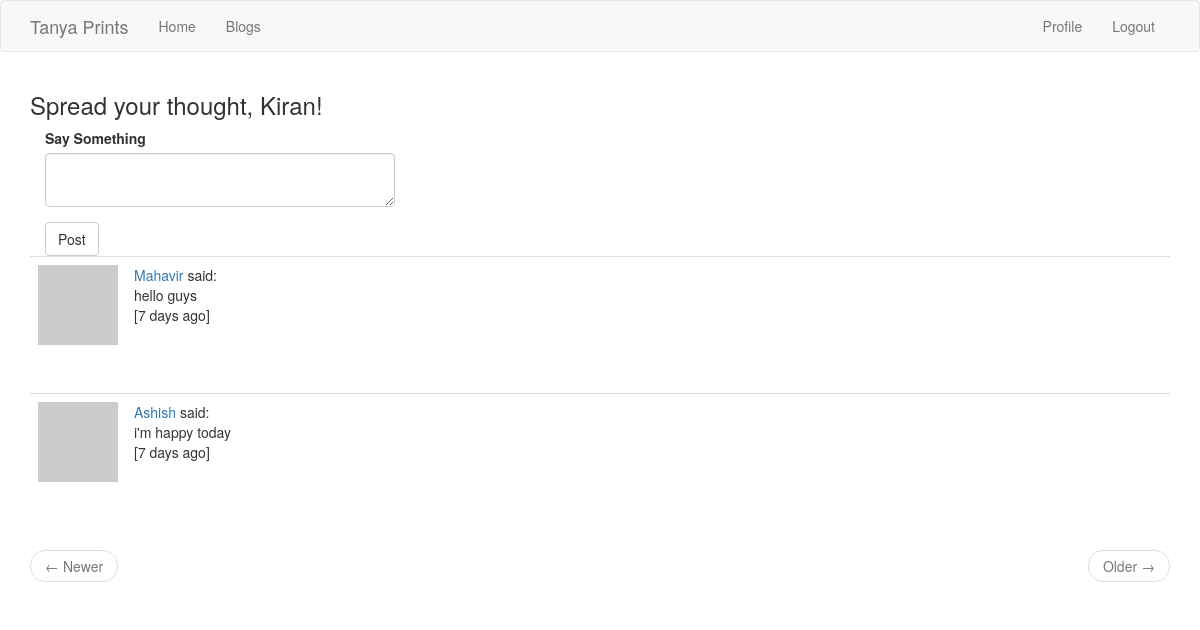
The app's page /index/blogs (signed in), older data.
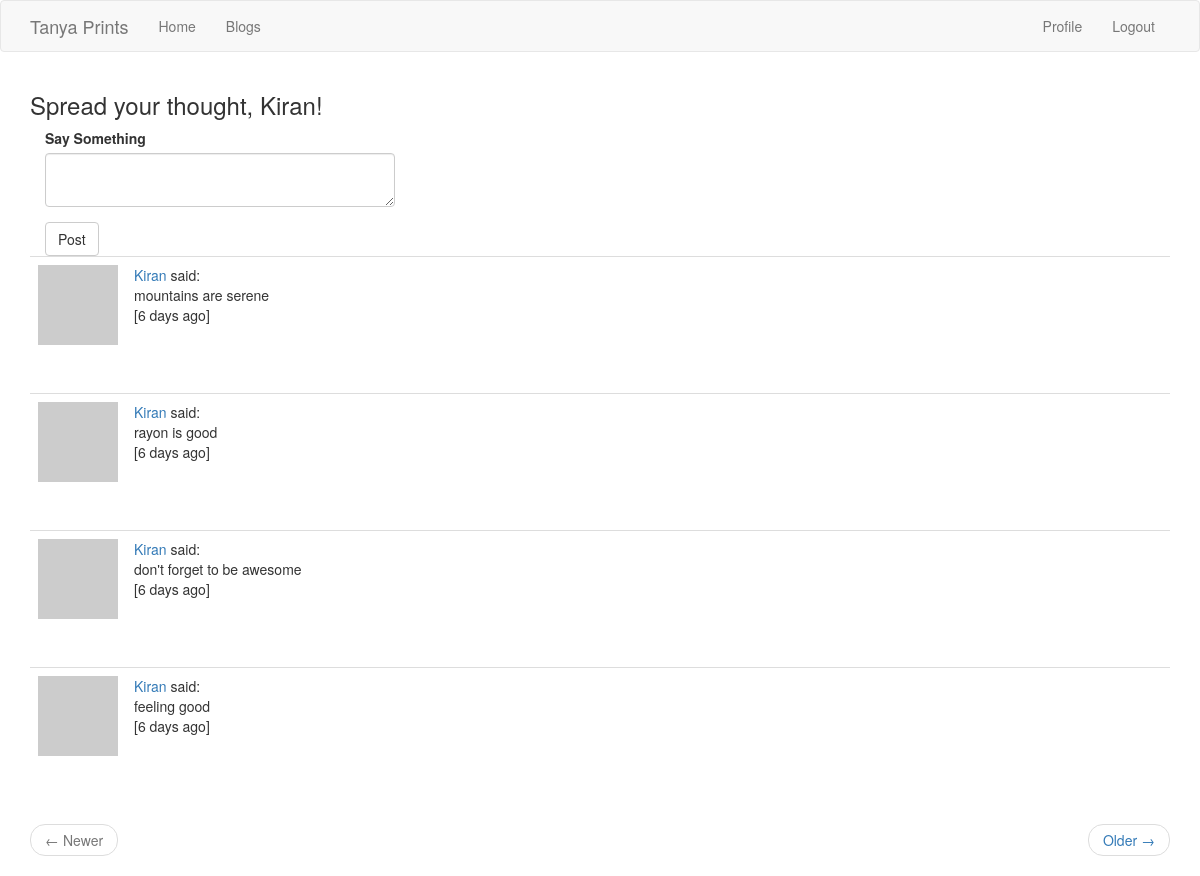
The same page, newer data.
### app/models.py (models this page shows, shortened)
class User(UserMixin, db.Model):
	id = db.Column(db.Integer, primary_key = True)
	username = db.Column(db.String(32), index = True, unique = True)
	email = db.Column(db.String(64), unique=True)
	password_hash = db.Column(db.String(128))
	about_me = db.Column(db.String(256))
	last_seen = db.Column(db.DateTime, default=datetime.utcnow)
	blogs = db.relationship('Blog', backref='author', lazy='dynamic')
	followed = db.relationship(
				'User', secondary=followers,
				 primaryjoin=(followers.c.follower_id == id),
				 secondaryjoin=(followers.c.followed_id == id),
				 backref=db.backref('followers', lazy='dynamic'),
				 lazy='dynamic')
	def avatar(self, size):
		digest = md5(self.email.lower().encode('utf-8')).hexdigest()
		return 'https://www.gravatar.com/avatar/{}?d=identicon&s={}'.format(digest, size)

class Blog(db.Model):
	id = db.Column(db.Integer, primary_key = True)
	title = db.Column(db.String(128), unique=True)
	time_stamp = db.Column(db.DateTime, index=True, default=datetime.utcnow)
	body = db.Column(db.String(512))
	user_id = db.Column(db.Integer, db.ForeignKey('user.id'))
	language = db.Column(db.String(5))

### app/routes.py (the view, shortened to what this page needs)
@app.route('/index/blogs')
@login_required
def blogs():
	form = BlogForm()
	page  = request.args.get('page', 1, type=int)
	posts = Blog.query.order_by(Blog.time_stamp.desc()).paginate(page, app.config['POST_PER_PAGE'], False)
	next_url = url_for('blogs', page=posts.next_num) if posts.has_next else None
	prev_url = url_for('blogs', page=posts.prev_num) if posts.has_prev else None
	return render_template('blogs.html', title='TP-Blogs', posts=posts.items, next_url=next_url, prev_url=prev_url,\
							form = form)

### app/forms.py
class BlogForm(FlaskForm):
	content = TextAreaField('Say Something', validators=[DataRequired(), Length(min=0, max=512)])
	submit = SubmitField('Post')

### app/models.py (called while the page is built)
@login.user_loader
def load_user(id):
	return User.query.get(int(id))

### app/routes.py (called while the page is built)
@app.before_request
def before_request():
	if current_user.is_authenticated:
		current_user.last_seen = datetime.utcnow()
		db.session.commit()

### app/templates/blogs.html
{%extends "base.html"%}
{% import 'bootstrap/wtf.html' as wtf%}
{%block app_content%}
	{%if not current_user.is_anonymous%}
	<h3>Spread your thought, {{current_user.username.title()}}!</h3>
	<div classs='row'>
		<div class='col-md-4'>
			{{wtf.quick_form(form)}}
		</div>
	{%endif%}
	<br>
	{% for post in posts %}
		{% include 'user_blog.html' %}
	{% endfor %}
	<nav aria-label='...'>
		<ul class='pager'>
			<li class='previous{% if not prev_url %} disabled {% endif %}'>
			<a href="{{prev_url or '#'}}">
			<span aria-hidden="true">&larr;</span> Newer
			</a>
			</li>
			<li class='next{% if not next_url %} disabled {% endif %}'>
			<a href="{{next_url or '#'}}">
			Older <span aria-hidden='true'>&rarr;</span>
			</a>
			</li>
		</ul>
	</nav>
{%endblock%}

### app/templates/base.html (shortened to what this page needs)
{% extends 'bootstrap/base.html' %}
{% block navbar %}
    <nav class="navbar navbar-default">
        <div class="container">
            <div class="navbar-header">
                <a class="navbar-brand" href="{{ url_for('index') }}">Tanya Prints</a>
            </div>
            <div class="collapse navbar-collapse" id="bs-example-navbar-collapse-1">
                <ul class="nav navbar-nav">
                    <li><a href="{{ url_for('index') }}">Home</a></li>
                    <li><a href="{{ url_for('blogs') }}">Blogs</a></li>
                </ul>
                <ul class="nav navbar-nav navbar-right">
                    {% if current_user.is_anonymous %}
                    <li><a href="{{ url_for('login') }}">Login</a></li>
					<li><a href="{{ url_for('register')}}">Register</a></li>
                    {% else %}
                    <li><a href="{{ url_for('user', username=current_user.username) }}">Profile</a></li>
                    <li><a href="{{ url_for('logout') }}">Logout</a></li>
                    {% endif %}
                </ul>
            </div>
        </div>
    </nav>
{% endblock %}
{% block content %}
    <div class="container">
        {% block app_content %}{% endblock %}
    </div>
{% endblock %}

### app/templates/user_blog.html
<table class='table table-hover'>
	<tr valign='top'>
		<td width='50px'>
		<a href="{{url_for('user', username=post.author.username)}}">
			<img src='{{post.author.avatar(50)}}'/>
		</a>
		</td>
		<td>
			<a href="{{url_for('user', username=post.author.username)}}">
			{{post.author.username.title()}}</a>
			said:<br>
			<span id="post{{post.id}}">{{post.body}}</span><br>
			[{{moment(post.time_stamp).fromNow()}}]
		</td>
	</tr>
</table>
<br>

Row changes from the older to the newer data that the page shows:
no longer on this page (row unchanged): Blog: author.username "Mahavir", body "hello guys", time_stamp "7 days ago"
no longer on this page (row unchanged): Blog: author.username "Ashish", body "i'm happy today", time_stamp "7 days ago"
added Blog: author.username "Kiran", body "mountains are serene", time_stamp "6 days ago"
added Blog: author.username "Kiran", body "rayon is good", time_stamp "6 days ago"
added Blog: author.username "Kiran", body "don't forget to be awesome", time_stamp "6 days ago"
added Blog: author.username "Kiran", body "feeling good", time_stamp "6 days ago"
